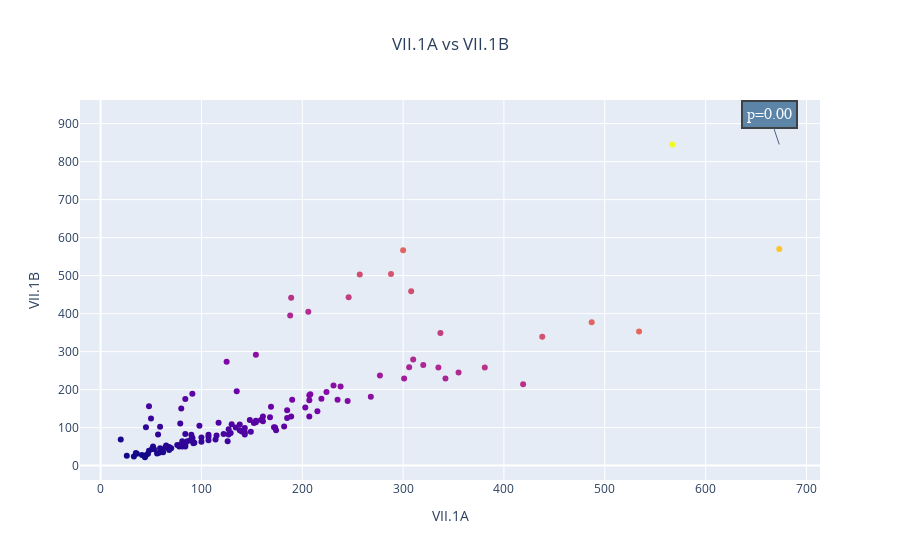

The notebook cell saved with this chart:
### Markdown cell above
### Scatter
Plot continuous variables as well as their correlation

### Code cell
scatter_correlation_plot(df_sars, "VII.1A", "VII.1B")

### Figure 1 — Plotly figure (JSON) as saved in the notebook; plotly's stock layout.template omitted (floating-point values rounded to 4 significant figures; data arrays with more than 128 entries replaced by an {"elided": "..."} marker saying what was removed)
{"data": [{"marker": {"color": {"elided": "129 float values"}}, "mode": "markers", "type": "scatter", "x": {"elided": "129 int values"}, "y": {"elided": "129 int values"}}], "layout": {"annotations": [{"align": "center", "bgcolor": "#3a6b94", "bordercolor": "#13181a", "borderpad": 4, "borderwidth": 2, "font": {"color": "#ffffff", "family": "Courier New, monospace", "size": 16}, "opacity": 0.8, "text": "p=0.00", "x": 673, "xref": "x", "y": 845, "yref": "y"}], "title": {"text": "VII.1A vs VII.1B", "x": 0.5}, "xaxis": {"title": {"text": "VII.1A"}}, "yaxis": {"title": {"text": "VII.1B"}}}}
